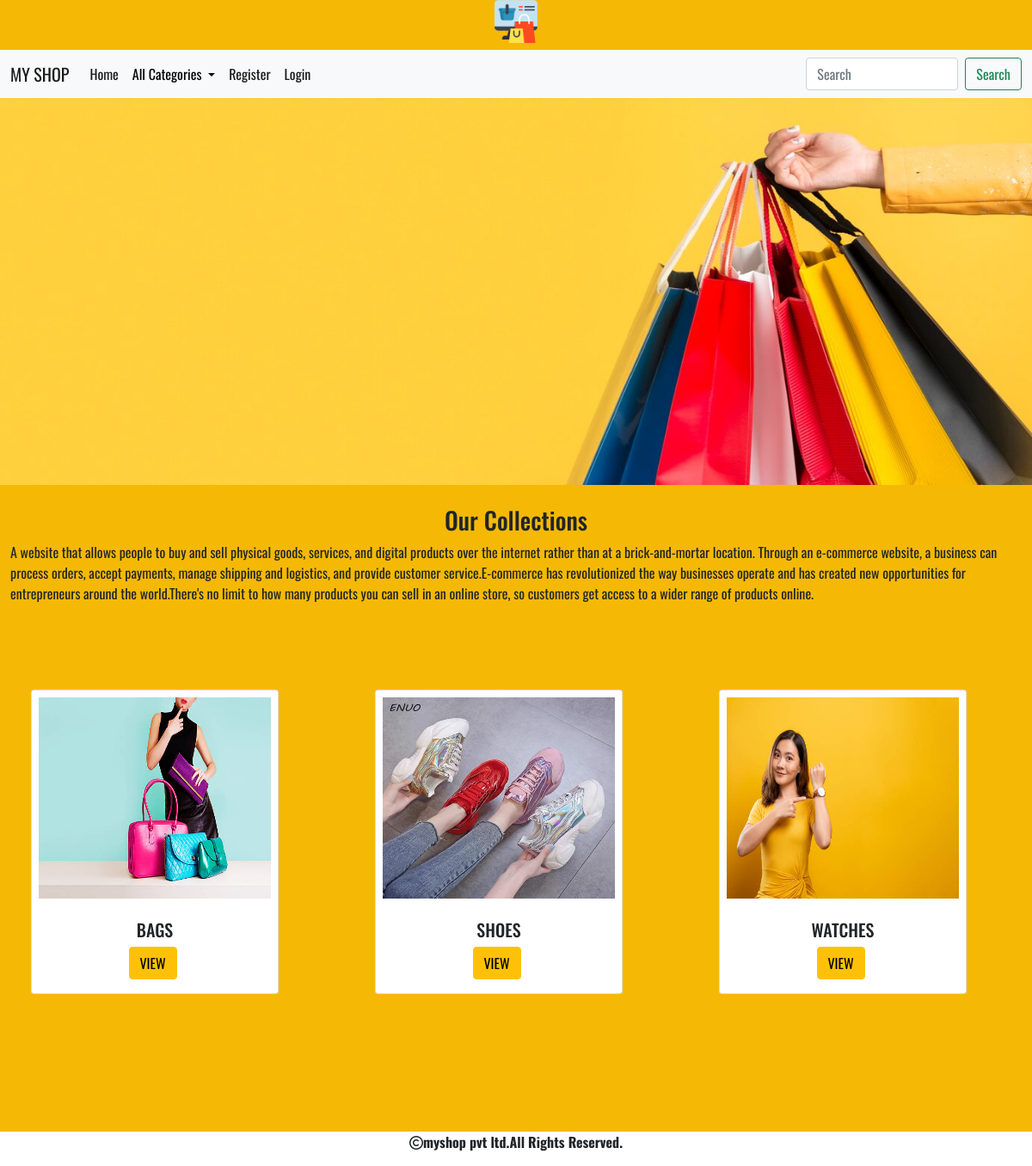
The page / on the database its author committed.
### shop/models.py (models this page shows, shortened)
class Category(models.Model):
    name=models.CharField(max_length=200)
    desc=models.TextField()
    img=models.ImageField(upload_to="shop/categories",blank=True,null=True)

### shop/views.py (the view)
# urls.py: path('',views.allcategories,name="allcat"),
def allcategories(request):
    c = Category.objects.all()
    return render(request,'category.html',{'c':c})

### cart/context_processors.py (called while the page is built, shortened)
def poductcount(request):
    item_count=0
    return {'count':item_count}

### shop/context_processors.py (called while the page is built)
def menu_links(request):
    c=Category.objects.all()
    return {'links':c}

### templates/category.html
{% extends 'base.html' %}
{% load static %}
{% block content %}
<div>
  <img src="{% static 'images/banner6.jpg' %}" height="450px" width="100%">
</div>
<div class="container-fluid mt-4" style="margin-bottom:100px;">
  <h3 class="text-center">Our Collections</h3>
  <p class="line-height:1.8;text-align:justify;">A website that allows people to buy and sell physical goods, services, and digital products over the internet rather than at a brick-and-mortar location. Through an e-commerce website, a business can process orders, accept payments, manage shipping and logistics, and provide customer service.E-commerce has revolutionized the way businesses operate and has created new opportunities for entrepreneurs around the world.There's no limit to how many products you can sell in an online store, so customers get access to a wider range of products online.</p>
</div>
<div class="container-fluid ms-2 rounded-3" style="margin-bottom:100px;">
<div class="row" >
{% for i in c %}
  <div class="col-sm-4">
  <div class="card ms-3" style="width: 18rem;margin-bottom:100px;">
  <img src="{{i.img.url}}" class="card-img-top p-2" alt="..." height="250px" width="100%;">
  <div class="card-body">
    <h5 class="card-title text-center">{{i.name}}</h5>
    <a href="{% url 'shop:allproducts' i.name %}" class="btn btn-warning"  style="position:relative;left:38%;">VIEW</a>
  </div>
</div>
    </div>
  {% endfor %}
</div>
</div>
{% endblock %}

### static/css/fullstyle.css (style rules this page uses)
body { background-color:#f5b905; font-family: 'Oswald', sans-serif; }

### rows shown on the page
Category: img (picture), name "BAGS"
Category: img (picture), name "SHOES"
Category: img (picture), name "WATCHES"
